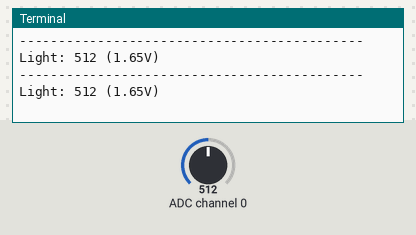
Recording of a program running on a simulated Raspberry Pi (BCM pin numbers). Shown: the last lines printed to the terminal. The inputs (shaded band) are chosen by the test bench; at power-on: ADC channel 0 = 512 (analog values on the 0–1023 scale).

Above: at 1.2 s.
1.3 s: ADC channel 0 set to 716
At 2.6 s:
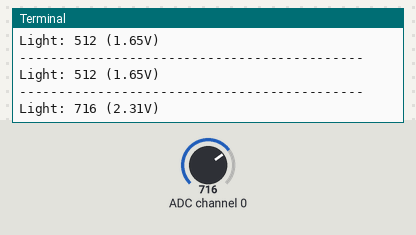
2.8 s: ADC channel 0 set to 900
At 3.8 s:
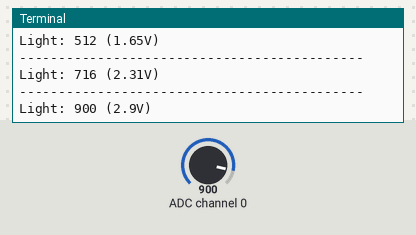
Timing chart, 0 to 5.8 s (numbered marks = the images above; inputs shaded):
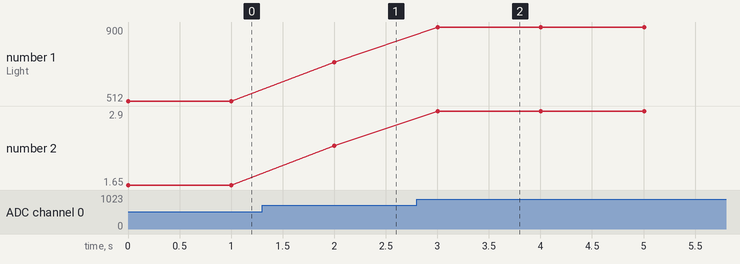

The program:

photoresistor.py
```python
#!/usr/bin/python
#+-+-+-+-+-+-+-+-+-+-+-+-+-+-+-+-+-+-+
#|R|a|s|p|b|e|r|r|y|P|i|.|c|o|m|.|t|w|
#+-+-+-+-+-+-+-+-+-+-+-+-+-+-+-+-+-+-+
#
# photoresistor.py
# Sense the light by photoresistor
#
# Author : RaspberryPi-spy.co.uk
# Date   : 06/22/2014
# Origin : http://www.raspberrypi-spy.co.uk/2013/10/analogue-sensors-on-the-raspberry-pi-using-an-mcp3008/

import spidev
import time
import os

spi = spidev.SpiDev()
spi.open(0,0)

def ReadChannel(channel):
    adc = spi.xfer2([1, (8+channel)<<4, 0])
    data = ((adc[1]&3) << 8) + adc[2]
    return data

def ConvertVolts(data,places):
    volts = (data * 3.3) / float(1023)
    volts = round(volts,places)
    return volts

light_channel = 0
delay = 1

try:
    while True:
        light_level = ReadChannel(light_channel)
        light_volts = ConvertVolts(light_level, 2)

        print "--------------------------------------------"
        print("Light: {} ({}V)".format(light_level,light_volts))

        time.sleep(delay)

except KeyboardInterrupt:
    print "Exception: KeyboardInterrupt"

finally:
    GPIO.cleanup()
```

Measured:
- after the input at 1.3 s, the terminal: prints a new line after 0.70 s (image 1)
- after the input at 2.8 s, the terminal: prints a new line after 0.20 s (image 2)
- plotted number 1: 512 → 716 after the input at 1.3 s, 716 → 900 after the input at 2.8 s
- plotted number 2: 1.65 → 2.31 after the input at 1.3 s, 2.31 → 2.9 after the input at 2.8 s
